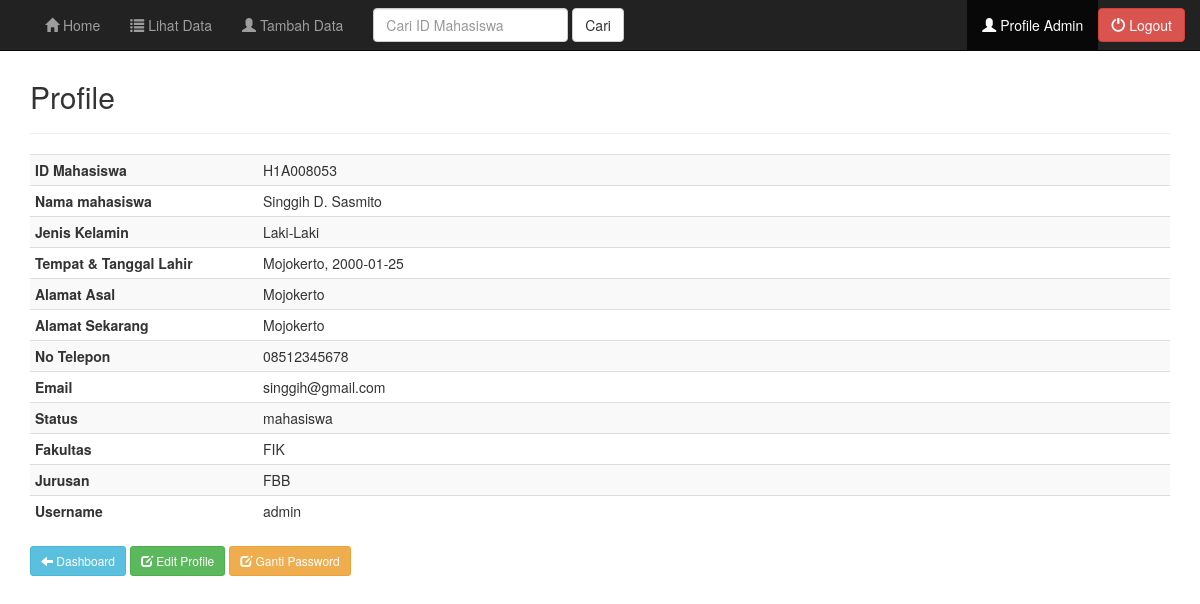
The page /admin/profile.php (signed in) on the database its author committed.
### tables this page shows
CREATE TABLE `tbl_discord` (
  `ID` bigint(20) UNSIGNED NOT NULL,
  `username` varchar(20) NOT NULL,
  `password` varchar(32) NOT NULL,
  `level` varchar(30) NOT NULL,
  `id_discord` varchar(20) NOT NULL,
  `nama` varchar(50) NOT NULL,
  `jenis_kelamin` varchar(20) NOT NULL,
  `tempat_lahir` varchar(30) NOT NULL,
  `tanggal_lahir` date NOT NULL,
  `alamat_asal` varchar(100) NOT NULL,
  `alamat_sekarang` varchar(100) NOT NULL,
  `no_telepon` varchar(13) NOT NULL,
  `email` varchar(30) NOT NULL,
  `status` varchar(50) NOT NULL,
  `game` varchar(50) NOT NULL,
  `genre_game` varchar(50) NOT NULL
);

### admin/profile.php (the view, shortened to what this page needs)
<?php
include("header.php");
include("../koneksi.php");
?>
	<div class="container">
		<div class="content">
			<h2>Profile</h2>
			<hr />
			<?php
			$username = $_SESSION['admin'];
			$sql = mysqli_query($koneksi, "SELECT * FROM tbl_discord WHERE username='$username'");
			if(mysqli_num_rows($sql) == 0){
				header("Location: index.php");
			}else{
				$row = mysqli_fetch_assoc($sql);
			}
			?>
			<table class="table table-striped table-condensed">
			<tr>
					<th width="20%">ID Mahasiswa</th>
					<td><?php echo $row['id_discord']; ?></td>
				</tr>
				<tr>
					<th>Nama mahasiswa</th>
					<td><?php echo $row['nama']; ?></td>
				</tr>
				<tr>
					<th>Jenis Kelamin</th>
					<td><?php echo $row['jenis_kelamin']; ?></td>
				</tr>
				<tr>
					<th>Tempat & Tanggal Lahir</th>
					<td><?php echo $row['tempat_lahir'].', '.$row['tanggal_lahir']; ?></td>
				</tr>
				<tr>
					<th>Alamat Asal</th>
					<td><?php echo $row['alamat_asal']; ?></td>
				</tr>
				<tr>
					<th>Alamat Sekarang</th>
					<td><?php echo $row['alamat_sekarang']; ?></td>
				</tr>
				<tr>
					<th>No Telepon</th>
					<td><?php echo $row['no_telepon']; ?></td>
				</tr>
				<tr>
					<th>Email</th>
					<td><?php echo $row['email']; ?></td>
				</tr>
				<tr>
					<th>Status</th>
					<td><?php echo $row['status']; ?></td>
				</tr>
				<tr>
					<th>Fakultas</th>
					<td><?php if($row['game'] == 'Console'){
									echo '<span>Saintek</span>';
								}
								else if ($row['game'] == 'Mobile' ){
									echo '<span>FIK</span>';
								}
								else if ($row['game'] == 'PC' ){
									echo '<span>FKIP</span>';
								}
							?></td>
				</tr>
				<tr>
					<th>Jurusan</th>
					<td><?php if($row['genre_game'] == 'MOBA'){
									echo '<span>Sistem Informasi</span>';
								}
								else if ($row['genre_game'] == 'FPS' ){
									echo '<span>Matematika</span>';
								}
								else if ($row['genre_game'] == 'RPG' ){
									echo '<span>FBB</span>';
								}
								else if ($row['genre_game'] == 'Racing' ){
									echo '<span>Keperawatan</span>';
								}
							?>
								</td>
				</tr>
				<tr>
					<th>Username</th>
					<td><?php echo $row['username']; ?></td>
				</tr>
			</table>
			<a href="index.php" class="btn btn-sm btn-info"><span class="glyphicon glyphicon-arrow-left" aria-hidden="true"></span> Dashboard</a>
			<a href="edit.php?username=<?php echo $row['username']; ?>" class="btn btn-sm btn-success"><span class="glyphicon glyphicon-edit" aria-hidden="true"></span> Edit Profile</a>
			<a href="password_admin.php?username=<?php echo $row['username']; ?>" class="btn btn-sm btn-warning"><span class="glyphicon glyphicon-edit" aria-hidden="true"></span> Ganti Password</a>
		</div>
	</div>
<?php
include("footer.php");
?>

### style.css (style rules this page uses)
.content { margin-top: 80px; }

### rows shown on the page
tbl_discord: id_discord "H1A008053", nama "Singgih D. Sasmito", jenis_kelamin "Laki-Laki", tempat_lahir "Mojokerto", tanggal_lahir "2000-01-25", alamat_asal "Mojokerto", alamat_sekarang "Mojokerto", no_telepon "08512345678", email "singgih@gmail.com", status "mahasiswa", username "admin"
